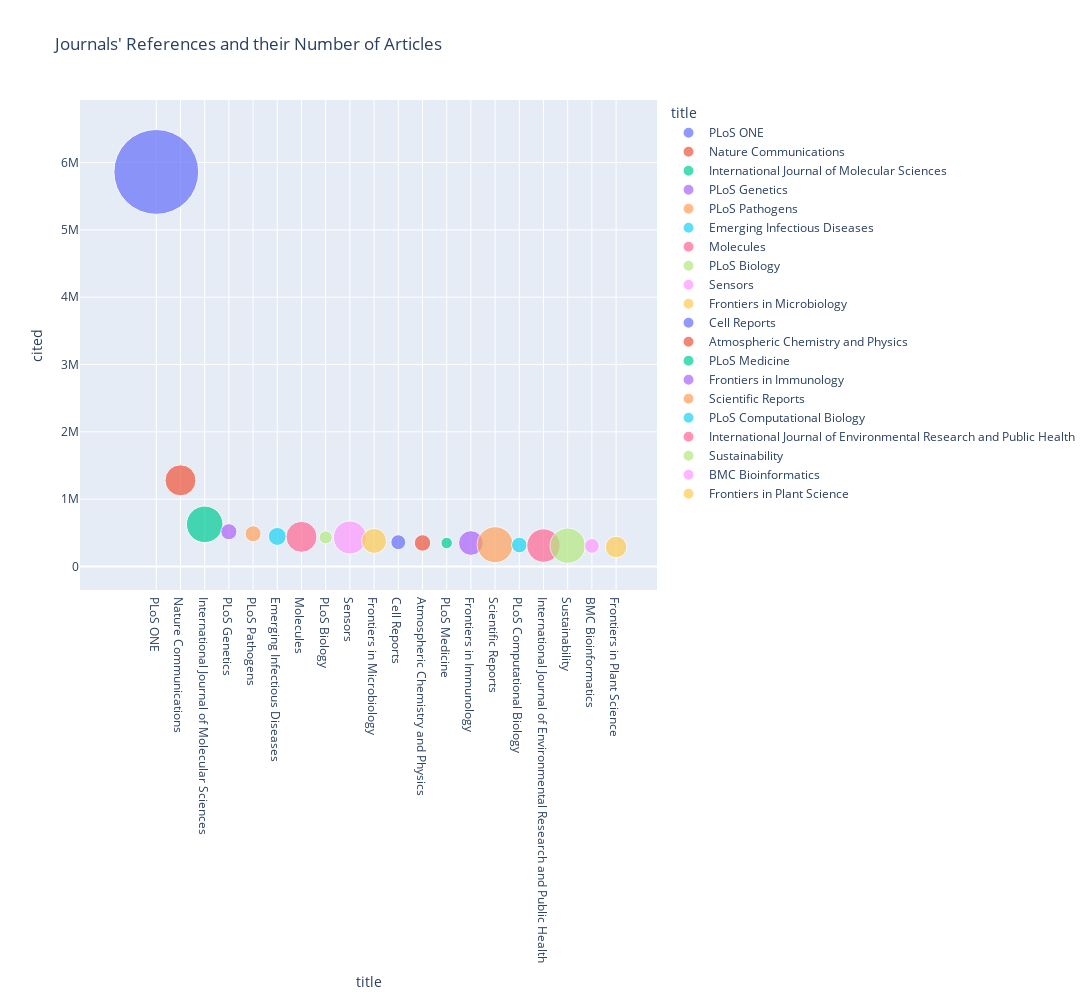

The code cell stored with this chart in its notebook:
### Code cell
sorted_by_cited_with_num_dois = px.scatter(df_sorted_by_cited.iloc[:20,:], x="title", y="cited",
                                           size="dois", color="title", title="Journals' References and their Number of Articles",
                                           hover_name="title", width=1200, height=1000, size_max=60)
sorted_by_cited_with_num_dois.show()

### Figure 1 — Plotly figure (JSON) as saved in the notebook; plotly's stock layout.template omitted (floating-point values rounded to 4 significant figures)
{"data": [{"hovertemplate": "<b>%{hovertext}</b><br><br>title=%{x}<br>cited=%{y}<br>dois=%{marker.size}<extra></extra>", "hovertext": ["PLoS ONE"], "legendgroup": "PLoS ONE", "marker": {"color": "#636efa", "size": [265300], "sizemode": "area", "sizeref": 73.69, "symbol": "circle"}, "mode": "markers", "name": "PLoS ONE", "orientation": "v", "showlegend": true, "type": "scatter", "x": ["PLoS ONE"], "xaxis": "x", "y": [5860172], "yaxis": "y"}, {"hovertemplate": "<b>%{hovertext}</b><br><br>title=%{x}<br>cited=%{y}<br>dois=%{marker.size}<extra></extra>", "hovertext": ["Nature Communications"], "legendgroup": "Nature Communications", "marker": {"color": "#EF553B", "size": [35566], "sizemode": "area", "sizeref": 73.69, "symbol": "circle"}, "mode": "markers", "name": "Nature Communications", "orientation": "v", "showlegend": true, "type": "scatter", "x": ["Nature Communications"], "xaxis": "x", "y": [1279905], "yaxis": "y"}, {"hovertemplate": "<b>%{hovertext}</b><br><br>title=%{x}<br>cited=%{y}<br>dois=%{marker.size}<extra></extra>", "hovertext": ["International Journal of Molecular Sciences"], "legendgroup": "International Journal of Molecular Sciences", "marker": {"color": "#00cc96", "size": [49207], "sizemode": "area", "sizeref": 73.69, "symbol": "circle"}, "mode": "markers", "name": "International Journal of Molecular Sciences", "orientation": "v", "showlegend": true, "type": "scatter", "x": ["International Journal of Molecular Sciences"], "xaxis": "x", "y": [626313], "yaxis": "y"}, {"hovertemplate": "<b>%{hovertext}</b><br><br>title=%{x}<br>cited=%{y}<br>dois=%{marker.size}<extra></extra>", "hovertext": ["PLoS Genetics"], "legendgroup": "PLoS Genetics", "marker": {"color": "#ab63fa", "size": [9658], "sizemode": "area", "sizeref": 73.69, "symbol": "circle"}, "mode": "markers", "name": "PLoS Genetics", "orientation": "v", "showlegend": true, "type": "scatter", "x": ["PLoS Genetics"], "xaxis": "x", "y": [516416], "yaxis": "y"}, {"hovertemplate": "<b>%{hovertext}</b><br><br>title=%{x}<br>cited=%{y}<br>dois=%{marker.size}<extra></extra>", "hovertext": ["PLoS Pathogens"], "legendgroup": "PLoS Pathogens", "marker": {"color": "#FFA15A", "size": [9554], "sizemode": "area", "sizeref": 73.69, "symbol": "circle"}, "mode": "markers", "name": "PLoS Pathogens", "orientation": "v", "showlegend": true, "type": "scatter", "x": ["PLoS Pathogens"], "xaxis": "x", "y": [486266], "yaxis": "y"}, {"hovertemplate": "<b>%{hovertext}</b><br><br>title=%{x}<br>cited=%{y}<br>dois=%{marker.size}<extra></extra>", "hovertext": ["Emerging Infectious Diseases"], "legendgroup": "Emerging Infectious Diseases", "marker": {"color": "#19d3f3", "size": [11960], "sizemode": "area", "sizeref": 73.69, "symbol": "circle"}, "mode": "markers", "name": "Emerging Infectious Diseases", "orientation": "v", "showlegend": true, "type": "scatter", "x": ["Emerging Infectious Diseases"], "xaxis": "x", "y": [446807], "yaxis": "y"}, {"hovertemplate": "<b>%{hovertext}</b><br><br>title=%{x}<br>cited=%{y}<br>dois=%{marker.size}<extra></extra>", "hovertext": ["Molecules"], "legendgroup": "Molecules", "marker": {"color": "#FF6692", "size": [35459], "sizemode": "area", "sizeref": 73.69, "symbol": "circle"}, "mode": "markers", "name": "Molecules", "orientation": "v", "showlegend": true, "type": "scatter", "x": ["Molecules"], "xaxis": "x", "y": [440722], "yaxis": "y"}, {"hovertemplate": "<b>%{hovertext}</b><br><br>title=%{x}<br>cited=%{y}<br>dois=%{marker.size}<extra></extra>", "hovertext": ["PLoS Biology"], "legendgroup": "PLoS Biology", "marker": {"color": "#B6E880", "size": [6374], "sizemode": "area", "sizeref": 73.69, "symbol": "circle"}, "mode": "markers", "name": "PLoS Biology", "orientation": "v", "showlegend": true, "type": "scatter", "x": ["PLoS Biology"], "xaxis": "x", "y": [431820], "yaxis": "y"}, {"hovertemplate": "<b>%{hovertext}</b><br><br>title=%{x}<br>cited=%{y}<br>dois=%{marker.size}<extra></extra>", "hovertext": ["Sensors"], "legendgroup": "Sensors", "marker": {"color": "#FF97FF", "size": [40259], "sizemode": "area", "sizeref": 73.69, "symbol": "circle"}, "mode": "markers", "name": "Sensors", "orientation": "v", "showlegend": true, "type": "scatter", "x": ["Sensors"], "xaxis": "x", "y": [431422], "yaxis": "y"}, {"hovertemplate": "<b>%{hovertext}</b><br><br>title=%{x}<br>cited=%{y}<br>dois=%{marker.size}<extra></extra>", "hovertext": ["Frontiers in Microbiology"], "legendgroup": "Frontiers in Microbiology", "marker": {"color": "#FECB52", "size": [23013], "sizemode": "area", "sizeref": 73.69, "symbol": "circle"}, "mode": "markers", "name": "Frontiers in Microbiology", "orientation": "v", "showlegend": true, "type": "scatter", "x": ["Frontiers in Microbiology"], "xaxis": "x", "y": [379363], "yaxis": "y"}, {"hovertemplate": "<b>%{hovertext}</b><br><br>title=%{x}<br>cited=%{y}<br>dois=%{marker.size}<extra></extra>", "hovertext": ["Cell Reports"], "legendgroup": "Cell Reports", "marker": {"color": "#636efa", "size": [8217], "sizemode": "area", "sizeref": 73.69, "symbol": "circle"}, "mode": "markers", "name": "Cell Reports", "orientation": "v", "showlegend": true, "type": "scatter", "x": ["Cell Reports"], "xaxis": "x", "y": [360748], "yaxis": "y"}, {"hovertemplate": "<b>%{hovertext}</b><br><br>title=%{x}<br>cited=%{y}<br>dois=%{marker.size}<extra></extra>", "hovertext": ["Atmospheric Chemistry and Physics"], "legendgroup": "Atmospheric Chemistry and Physics", "marker": {"color": "#EF553B", "size": [10003], "sizemode": "area", "sizeref": 73.69, "symbol": "circle"}, "mode": "markers", "name": "Atmospheric Chemistry and Physics", "orientation": "v", "showlegend": true, "type": "scatter", "x": ["Atmospheric Chemistry and Physics"], "xaxis": "x", "y": [349465], "yaxis": "y"}, {"hovertemplate": "<b>%{hovertext}</b><br><br>title=%{x}<br>cited=%{y}<br>dois=%{marker.size}<extra></extra>", "hovertext": ["PLoS Medicine"], "legendgroup": "PLoS Medicine", "marker": {"color": "#00cc96", "size": [4837], "sizemode": "area", "sizeref": 73.69, "symbol": "circle"}, "mode": "markers", "name": "PLoS Medicine", "orientation": "v", "showlegend": true, "type": "scatter", "x": ["PLoS Medicine"], "xaxis": "x", "y": [348842], "yaxis": "y"}, {"hovertemplate": "<b>%{hovertext}</b><br><br>title=%{x}<br>cited=%{y}<br>dois=%{marker.size}<extra></extra>", "hovertext": ["Frontiers in Immunology"], "legendgroup": "Frontiers in Immunology", "marker": {"color": "#ab63fa", "size": [22630], "sizemode": "area", "sizeref": 73.69, "symbol": "circle"}, "mode": "markers", "name": "Frontiers in Immunology", "orientation": "v", "showlegend": true, "type": "scatter", "x": ["Frontiers in Immunology"], "xaxis": "x", "y": [348800], "yaxis": "y"}, {"hovertemplate": "<b>%{hovertext}</b><br><br>title=%{x}<br>cited=%{y}<br>dois=%{marker.size}<extra></extra>", "hovertext": ["Scientific Reports"], "legendgroup": "Scientific Reports", "marker": {"color": "#FFA15A", "size": [47840], "sizemode": "area", "sizeref": 73.69, "symbol": "circle"}, "mode": "markers", "name": "Scientific Reports", "orientation": "v", "showlegend": true, "type": "scatter", "x": ["Scientific Reports"], "xaxis": "x", "y": [323602], "yaxis": "y"}, {"hovertemplate": "<b>%{hovertext}</b><br><br>title=%{x}<br>cited=%{y}<br>dois=%{marker.size}<extra></extra>", "hovertext": ["PLoS Computational Biology"], "legendgroup": "PLoS Computational Biology", "marker": {"color": "#19d3f3", "size": [8951], "sizemode": "area", "sizeref": 73.69, "symbol": "circle"}, "mode": "markers", "name": "PLoS Computational Biology", "orientation": "v", "showlegend": true, "type": "scatter", "x": ["PLoS Computational Biology"], "xaxis": "x", "y": [318560], "yaxis": "y"}, {"hovertemplate": "<b>%{hovertext}</b><br><br>title=%{x}<br>cited=%{y}<br>dois=%{marker.size}<extra></extra>", "hovertext": ["International Journal of Environmental Research and Public Health"], "legendgroup": "International Journal of Environmental Research and Public Health", "marker": {"color": "#FF6692", "size": [41225], "sizemode": "area", "sizeref": 73.69, "symbol": "circle"}, "mode": "markers", "name": "International Journal of Environmental Research and Public Health", "orientation": "v", "showlegend": true, "type": "scatter", "x": ["International Journal of Environmental Research and Public Health"], "xaxis": "x", "y": [311185], "yaxis": "y"}, {"hovertemplate": "<b>%{hovertext}</b><br><br>title=%{x}<br>cited=%{y}<br>dois=%{marker.size}<extra></extra>", "hovertext": ["Sustainability"], "legendgroup": "Sustainability", "marker": {"color": "#B6E880", "size": [46149], "sizemode": "area", "sizeref": 73.69, "symbol": "circle"}, "mode": "markers", "name": "Sustainability", "orientation": "v", "showlegend": true, "type": "scatter", "x": ["Sustainability"], "xaxis": "x", "y": [308704], "yaxis": "y"}, {"hovertemplate": "<b>%{hovertext}</b><br><br>title=%{x}<br>cited=%{y}<br>dois=%{marker.size}<extra></extra>", "hovertext": ["BMC Bioinformatics"], "legendgroup": "BMC Bioinformatics", "marker": {"color": "#FF97FF", "size": [8063], "sizemode": "area", "sizeref": 73.69, "symbol": "circle"}, "mode": "markers", "name": "BMC Bioinformatics", "orientation": "v", "showlegend": true, "type": "scatter", "x": ["BMC Bioinformatics"], "xaxis": "x", "y": [306040], "yaxis": "y"}, {"hovertemplate": "<b>%{hovertext}</b><br><br>title=%{x}<br>cited=%{y}<br>dois=%{marker.size}<extra></extra>", "hovertext": ["Frontiers in Plant Science"], "legendgroup": "Frontiers in Plant Science", "marker": {"color": "#FECB52", "size": [17111], "sizemode": "area", "sizeref": 73.69, "symbol": "circle"}, "mode": "markers", "name": "Frontiers in Plant Science", "orientation": "v", "showlegend": true, "type": "scatter", "x": ["Frontiers in Plant Science"], "xaxis": "x", "y": [289500], "yaxis": "y"}], "layout": {"height": 1000, "legend": {"itemsizing": "constant", "title": {"text": "title"}, "tracegroupgap": 0}, "title": {"text": "Journals' References and their Number of Articles"}, "width": 1200, "xaxis": {"anchor": "y", "autorange": true, "categoryarray": ["PLoS ONE", "Nature Communications", "International Journal of Molecular Sciences", "PLoS Genetics", "PLoS Pathogens", "Emerging Infectious Diseases", "Molecules", "PLoS Biology", "Sensors", "Frontiers in Microbiology", "Cell Reports", "Atmospheric Chemistry and Physics", "PLoS Medicine", "Frontiers in Immunology", "Scientific Reports", "PLoS Computational Biology", "International Journal of Environmental Research and Public Health", "Sustainability", "BMC Bioinformatics", "Frontiers in Plant Science"], "categoryorder": "array", "domain": [0, 1], "range": [-2.896, 20.61], "title": {"text": "title"}, "type": "category"}, "yaxis": {"anchor": "x", "autorange": true, "domain": [0, 1], "range": [-381100.0, 6998000.0], "title": {"text": "cited"}, "type": "linear"}}}
